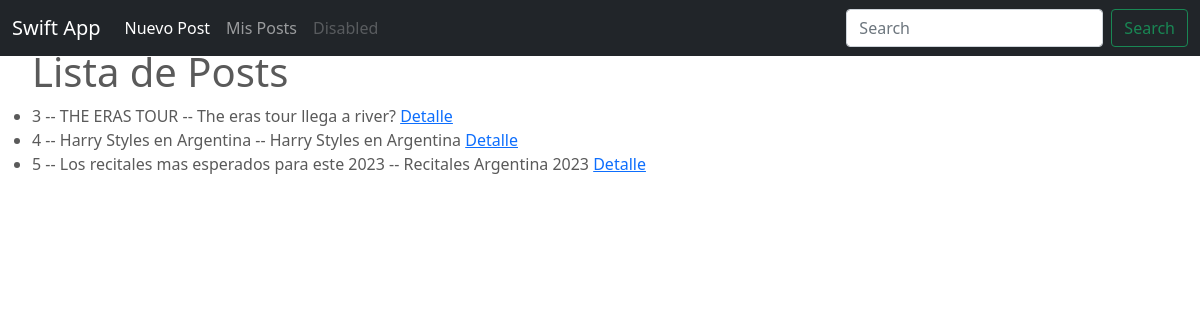
/post/list, run on the app's committed database.
### SwiftApp/models.py (models this page shows)
class Post(models.Model):
    carousel_caption_title = models.CharField(max_length=50)
    carousel_caption_description = models.CharField(max_length=100)
    heading = models.CharField(max_length=30)
    description = models.CharField(max_length=150)
    def __str__(self):
       return f" {self.id} -- {self.carousel_caption_title} -- {self.heading} "

### SwiftApp/views.py (the view)
class PostList(ListView):
    model = Post

### SwiftApp/templates/SwiftApp/post_list.html (shortened to what this page needs)
{% extends "SwiftApp/base.html" %}
{% block main %}<ul>
    <h1> Lista de Posts</h1>
    {% for post in object_list  %}
    <li>
        {{post}}
        <a href="{% url 'post-detail' post.id %}" > Detalle</a>
    </li>
    {% endfor %}
    </ul>
{% endblock %}

### SwiftApp/templates/SwiftApp/base.html (shortened to what this page needs)
<!DOCTYPE html>
<html lang="en"><head><meta http-equiv="Content-Type" content="text/html; charset=UTF-8">
  {% load static %}
<link href=" {% static 'SwiftApp/css/bootstrap.min.css' %}" rel="stylesheet">
    <link href="{% static 'SwiftApp/css/carousel.css' %}" rel="stylesheet">
  </head>
  <body>
<header>
  <nav class="navbar navbar-expand-md navbar-dark fixed-top bg-dark">
    <div class="container-fluid">
      <a class="navbar-brand"  href="{% url 'index' %}">Swift App</a>
      <div class="collapse navbar-collapse" id="navbarCollapse">
        <ul class="navbar-nav me-auto mb-2 mb-md-0">
          <li class="nav-item">
            <a class="nav-link active" aria-current="page" href="{% url 'post-create' %}">Nuevo Post</a>
          </li>
          <li class="nav-item">
            <a class="nav-link" href="{% url 'post-list' %}">Mis Posts</a>
          </li>
          <li class="nav-item">
            <a class="nav-link disabled" href="https://getbootstrap.com/docs/5.0/examples/carousel/#" tabindex="-1" aria-disabled="true">Disabled</a>
          </li>
        </ul>
        <form class="d-flex">
          <input class="form-control me-2" type="search" placeholder="Search" aria-label="Search">
          <button class="btn btn-outline-success" type="submit">Search</button>
        </form>
      </div>
    </div>
  </nav>
</header>
{% block main %}
{% endblock %}
</body></html>

### SwiftApp/static/SwiftApp/css/carousel.css (style rules this page uses)
body { padding-top: 3rem; padding-bottom: 3rem; color: #5a5a5a; }

### data on the page
Post: id+carousel_caption_title+heading "3 -- THE ERAS TOUR -- The eras tour llega a river?"
Post: id+carousel_caption_title+heading "4 -- Harry Styles en Argentina -- Harry Styles en Argentina"
Post: id+carousel_caption_title+heading "5 -- Los recitales mas esperados para este 2023 -- Recitales Argentina 2023"
